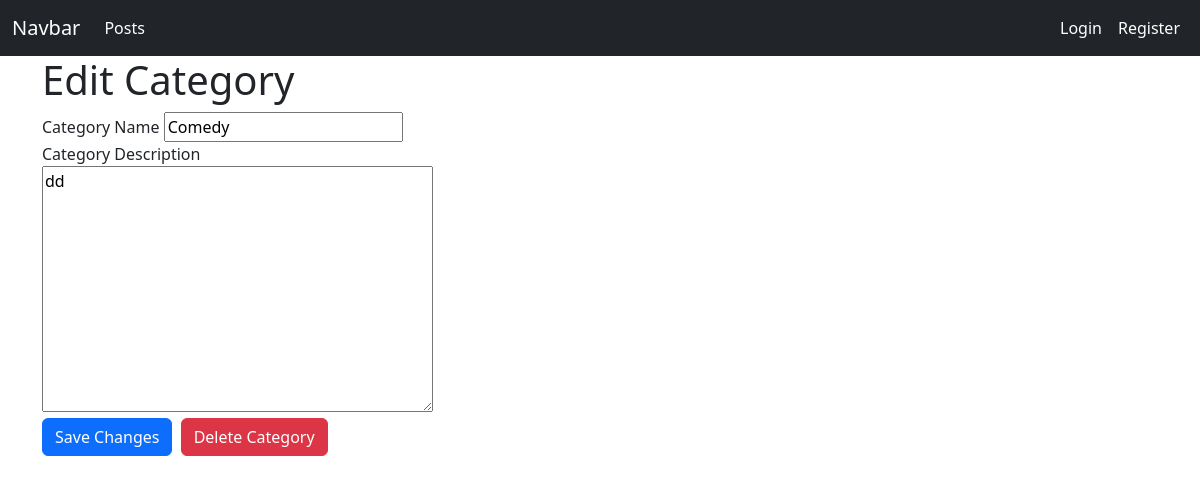
The app's page /editaCategory/3, older data.
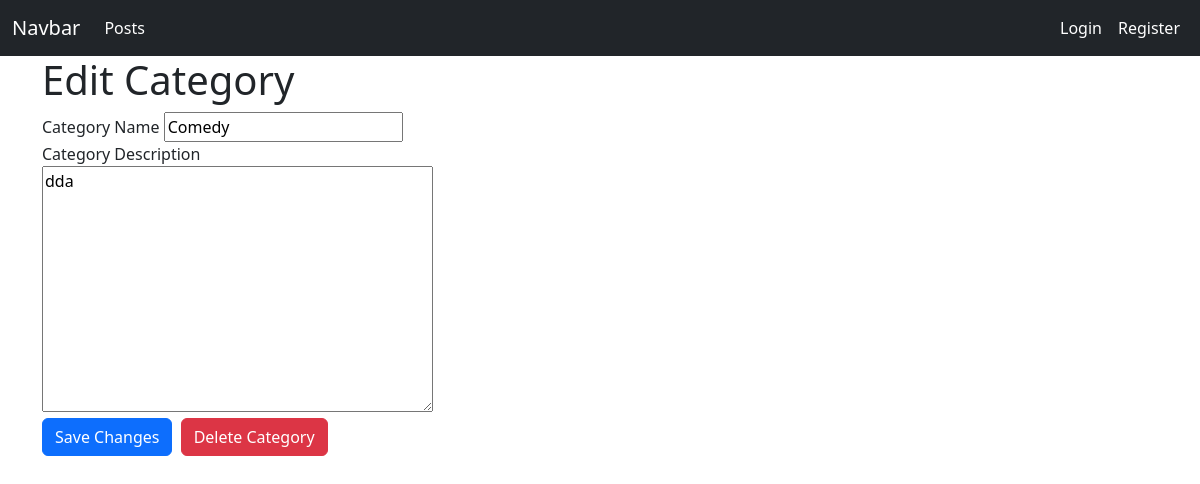
The same page, newer data.
### BlogApplication/models.py (models this page shows, shortened)
class BlogCategory(models.Model):
    author = models.ForeignKey(User, on_delete=models.CASCADE)
    name = models.CharField(max_length=200)
    description = models.TextField(null=True, blank=True)
    class Meta:
        verbose_name_plural = "Blog Categories"  # For Admin Panel

### BlogApplication/views.py (the view)
# urls.py: path('editaCategory/<int:pk>', views.editCategory, name='editCategory'),
def editCategory(request, pk):
    category = BlogCategory.objects.get(id=pk)
    form = BlogCategoryForm(instance=category)
    if request.method == 'POST':
        form = BlogCategoryForm(request.POST, instance=category)
        if form.is_valid():
            form.save()
            return redirect("categories")
    context = {'form': form, 'categoryID': pk}
    return render(request, 'BlogApplication/EditCategory.html', context)

### BlogApplication/forms.py
class BlogCategoryForm(forms.ModelForm):
    class Meta:
        model = BlogCategory
        fields = ['name', 'description']

### BlogApplication/templates/BlogApplication/EditCategory.html (shortened to what this page needs)
{% extends "BlogApplication/Base/Base.html" %}
{% block container %}
  <div class="container">
    <h1>Edit Category</h1>
    <form method='post'>
      <div class="form-group">
        <label for="categoryName">Category Name</label>
        {{form.name}}
      </div>
      <div class="form-group">
        <label for="categoryDescription">Category Description</label></br>
        {{form.description}}
      </div>
      <button type="submit" class="btn btn-primary">Save Changes</button>
      <a href = "{%url 'deleteCategory' pk=categoryID%}" class="btn btn-danger mx-1" onclick="return confirm('Are you sure you want to delete this post?');">Delete Category</a>
    </form>
  </div>
{% endblock %}

Row changes from the older to the newer data that the page shows:
changed BlogCategory "Comedy": description "dd" → "dda"
